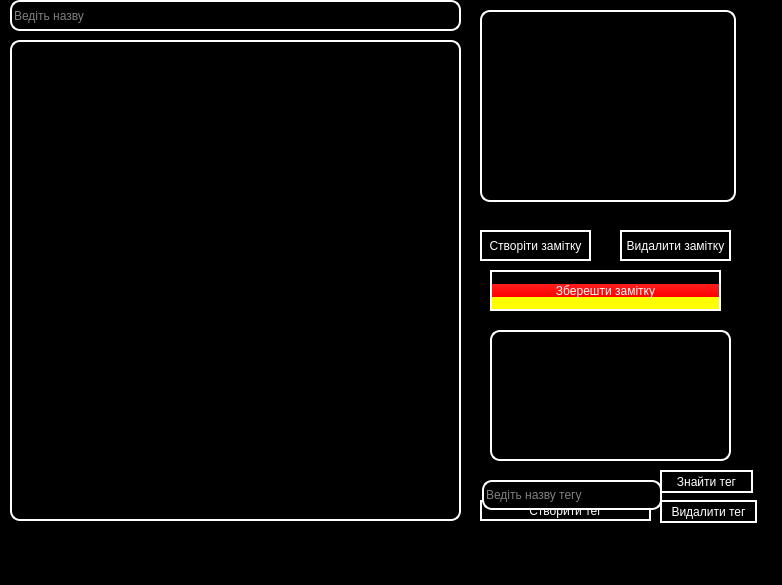
<?xml version="1.0" encoding="UTF-8"?>
<ui version="4.0">
 <class>MainWindow</class>
 <widget class="QMainWindow" name="MainWindow">
  <property name="geometry">
   <rect>
    <x>0</x>
    <y>0</y>
    <width>782</width>
    <height>585</height>
   </rect>
  </property>
  <property name="windowTitle">
   <string>EASY SUPER PAVER TROLEIBES</string>
  </property>
  <property name="styleSheet">
   <string notr="true">background:rgb(0, 0, 0) ;
color: rgb(255, 255, 255);
</string>
  </property>
  <widget class="QWidget" name="centralwidget">
   <widget class="QLineEdit" name="title">
    <property name="geometry">
     <rect>
      <x>10</x>
      <y>0</y>
      <width>451</width>
      <height>31</height>
     </rect>
    </property>
    <property name="styleSheet">
     <string notr="true">border :2px solid white;
border-radius: 10px ;</string>
    </property>
    <property name="placeholderText">
     <string>Ведіть назву </string>
    </property>
   </widget>
   <widget class="QTextEdit" name="texp">
    <property name="geometry">
     <rect>
      <x>10</x>
      <y>40</y>
      <width>451</width>
      <height>481</height>
     </rect>
    </property>
    <property name="styleSheet">
     <string notr="true">border :2px solid white;
border-radius: 10px ;</string>
    </property>
   </widget>
   <widget class="QPushButton" name="create_btn">
    <property name="geometry">
     <rect>
      <x>480</x>
      <y>230</y>
      <width>111</width>
      <height>31</height>
     </rect>
    </property>
    <property name="styleSheet">
     <string notr="true">border :2px solid white;</string>
    </property>
    <property name="text">
     <string>Створіти замітку</string>
    </property>
   </widget>
   <widget class="QPushButton" name="save_btn">
    <property name="geometry">
     <rect>
      <x>490</x>
      <y>270</y>
      <width>231</width>
      <height>41</height>
     </rect>
    </property>
    <property name="styleSheet">
     <string notr="true">border :2px solid white;
background:qlineargradient(spread:pad, x1:0, y1:0, x2:0, y2:1, stop:0 rgba(0, 0, 0, 255), stop:0.33 rgba(0, 0, 0, 255), stop:0.34 rgba(255, 30, 30, 255), stop:0.66 rgba(255, 0, 0, 255), stop:0.67 rgba(255, 255, 0, 255), stop:1 rgba(255, 255, 0, 255))</string>
    </property>
    <property name="text">
     <string>Зберешти замітку</string>
    </property>
   </widget>
   <widget class="QPushButton" name="deletezam_btn">
    <property name="geometry">
     <rect>
      <x>620</x>
      <y>230</y>
      <width>111</width>
      <height>31</height>
     </rect>
    </property>
    <property name="styleSheet">
     <string notr="true">border :2px solid white;</string>
    </property>
    <property name="text">
     <string>Видалити замітку</string>
    </property>
   </widget>
   <widget class="QPushButton" name="gbereggam_btn">
    <property name="geometry">
     <rect>
      <x>660</x>
      <y>470</y>
      <width>93</width>
      <height>23</height>
     </rect>
    </property>
    <property name="styleSheet">
     <string notr="true">border :2px solid white;</string>
    </property>
    <property name="text">
     <string>Знайти тег</string>
    </property>
   </widget>
   <widget class="QPushButton" name="deleteteg_btn">
    <property name="geometry">
     <rect>
      <x>660</x>
      <y>500</y>
      <width>97</width>
      <height>23</height>
     </rect>
    </property>
    <property name="styleSheet">
     <string notr="true">border :2px solid white;</string>
    </property>
    <property name="text">
     <string>Видалити тег</string>
    </property>
   </widget>
   <widget class="QPushButton" name="cteateteg_btn">
    <property name="geometry">
     <rect>
      <x>480</x>
      <y>500</y>
      <width>171</width>
      <height>21</height>
     </rect>
    </property>
    <property name="styleSheet">
     <string notr="true">border :2px solid white;</string>
    </property>
    <property name="text">
     <string>Створити тег</string>
    </property>
   </widget>
   <widget class="QLineEdit" name="poisteg">
    <property name="geometry">
     <rect>
      <x>482</x>
      <y>480</y>
      <width>180</width>
      <height>30</height>
     </rect>
    </property>
    <property name="styleSheet">
     <string notr="true">border :2px solid white;
border-radius: 10px ;</string>
    </property>
    <property name="placeholderText">
     <string>Ведіть назву тегу</string>
    </property>
   </widget>
   <widget class="QListWidget" name="zamitka">
    <property name="geometry">
     <rect>
      <x>480</x>
      <y>10</y>
      <width>256</width>
      <height>192</height>
     </rect>
    </property>
    <property name="styleSheet">
     <string notr="true">border :2px solid white;
border-radius: 10px ;</string>
    </property>
   </widget>
   <widget class="QListWidget" name="zamitka_2">
    <property name="geometry">
     <rect>
      <x>490</x>
      <y>330</y>
      <width>241</width>
      <height>131</height>
     </rect>
    </property>
    <property name="styleSheet">
     <string notr="true">border :2px solid white;
border-radius: 10px ;</string>
    </property>
   </widget>
  </widget>
  <widget class="QMenuBar" name="menubar">
   <property name="geometry">
    <rect>
     <x>0</x>
     <y>0</y>
     <width>782</width>
     <height>26</height>
    </rect>
   </property>
  </widget>
  <widget class="QStatusBar" name="statusbar"/>
 </widget>
 <resources/>
 <connections/>
</ui>
